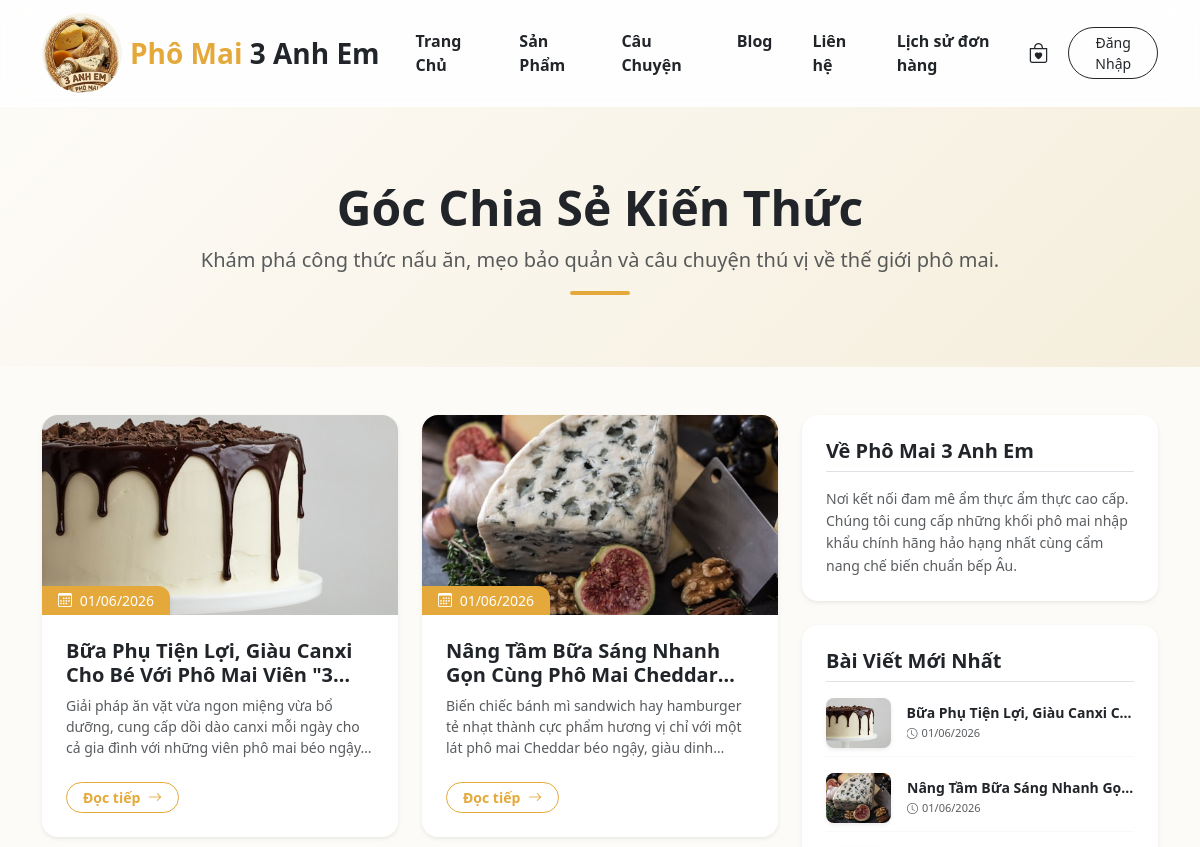
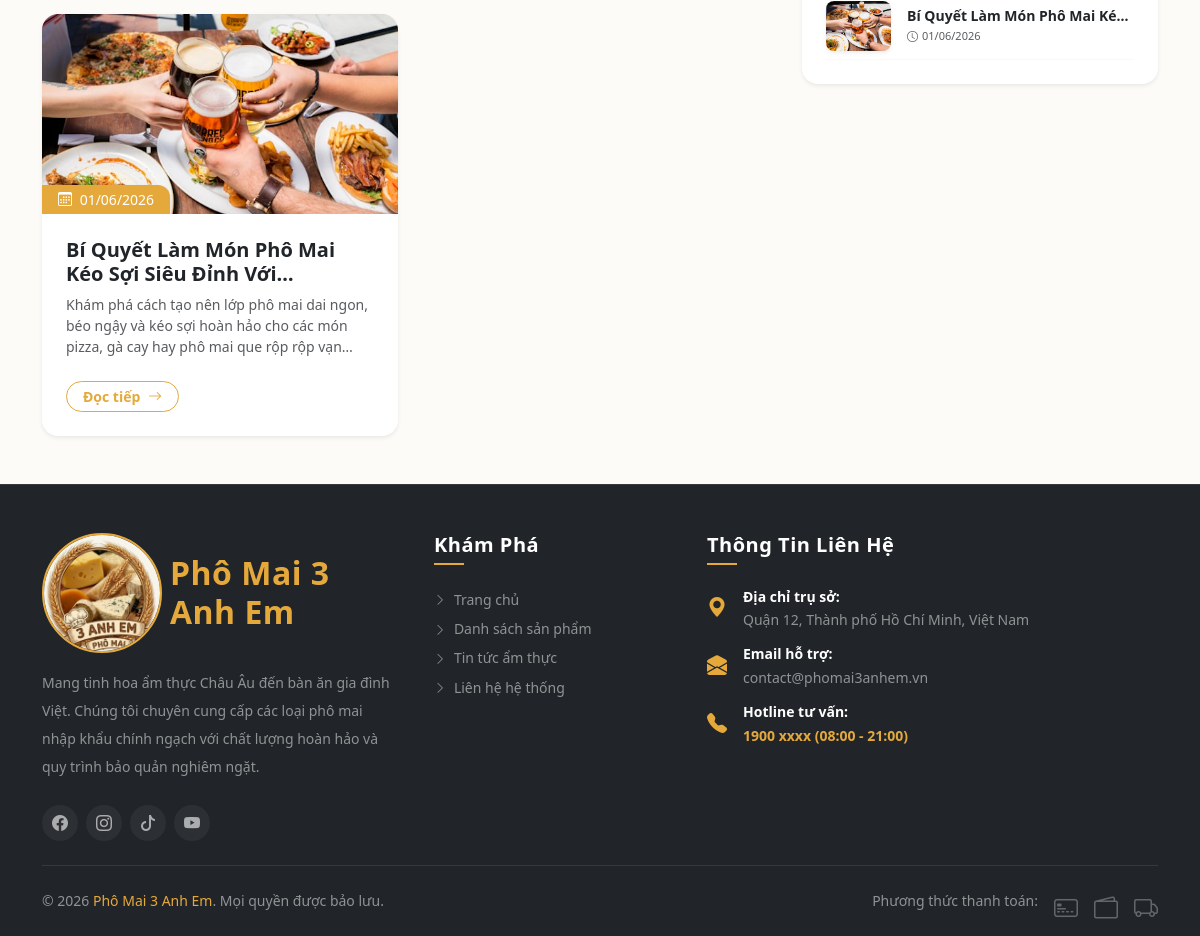
/phomai3anhem/Blog.php, run on the app's committed database (2 pictures, top to bottom).
### tables this page shows
CREATE TABLE `posts` (
  `id` int(11) NOT NULL,
  `title` varchar(255) NOT NULL,
  `slug` varchar(255) NOT NULL,
  `image` varchar(255) DEFAULT 'default-post.jpg',
  `summary` varchar(500) DEFAULT NULL,
  `content` text NOT NULL,
  `is_featured` tinyint(1) NOT NULL DEFAULT 0,
  `created_at` timestamp NOT NULL DEFAULT current_timestamp()
);

### phomai3anhem/Blog.php (the view, shortened to what this page needs)
<?php
include_once 'config/db.php';
include_once 'includes/header.php';
$stmt_all = $pdo->query("SELECT * FROM posts ORDER BY id DESC");
$posts = $stmt_all->fetchAll();
$stmt_recent = $pdo->query("SELECT * FROM posts ORDER BY id DESC LIMIT 3");
$recent_posts = $stmt_recent->fetchAll();
?>
<div class="blog-banner py-5 mb-5 bg-light position-relative overflow-hidden" style="background: linear-gradient(135deg, #fdfbf7 0%, #f5eedc 100%);">
    <div class="container py-4 text-center" data-aos="fade-down">
        <h1 class="fw-bold text-dark display-5 mb-2">Góc Chia Sẻ Kiến Thức</h1>
        <p class="text-muted lead mb-0">Khám phá công thức nấu ăn, mẹo bảo quản và câu chuyện thú vị về thế giới phô mai.</p>
        <div class="mx-auto mt-3 bg-gold rounded-pill" style="width: 60px; height: 4px;"></div>
    </div>
</div>
<div class="container mb-5">
    <div class="row g-4">
        <div class="col-lg-8">
            <div class="row g-4">
                <?php if (count($posts) > 0): ?>
                    <?php foreach ($posts as $post): ?>
                        <div class="col-md-6 col-12" data-aos="fade-up">
                            <div class="card h-100 border-0 shadow-sm rounded-4 overflow-hidden blog-card bg-white">
                                <div class="position-relative overflow-hidden" style="height: 200px;">
                                    <img src="assets/img/<?= !empty($post['image']) ? $post['image'] : 'default-post.jpg'; ?>"
                                         class="w-100 h-100 object-fit-cover blog-img"
                                         alt="<?= htmlspecialchars($post['title']); ?>">
                                    <span class="position-absolute bottom-0 start-0 bg-gold text-white px-3 py-1 small rounded-tr-4 font-semibold shadow-sm">
                                        <i class="bi bi-calendar3 me-1"></i> <?= date('d/m/Y', strtotime($post['created_at'])); ?>
                                    </span>
                                </div>
                                <div class="card-body p-4 d-flex flex-column">
                                    <h5 class="fw-bold text-dark mb-2 line-clamp-2 hover-gold-text">
                                        <a href="blog-detail.php?slug=<?= $post['slug']; ?>" class="text-decoration-none text-dark">
                                            <?= htmlspecialchars($post['title']); ?>
                                        </a>
                                    </h5>
                                    <p class="text-muted small mb-4 flex-grow-1 line-clamp-3">
                                        <?= htmlspecialchars($post['summary'] ?? 'Bấm xem chi tiết để khám phá những kiến thức bổ ích về món ăn này...'); ?>
                                    </p>
                                    <div class="mt-auto">
                                        <a href="blog-detail.php?slug=<?= $post['slug']; ?>" class="btn btn-sm btn-outline-gold rounded-pill px-3 fw-bold small transition-all">
                                            Đọc tiếp <i class="bi bi-arrow-right ms-1"></i>
                                        </a>
                                    </div>
                                </div>
                            </div>
                        </div>
                    <?php endforeach; ?>
                <?php endif; ?>
            </div>
        </div>
        <div class="col-lg-4">
            <div class="card border-0 shadow-sm rounded-4 p-4 mb-4 bg-white" data-aos="fade-left">
                <h5 class="fw-bold text-dark border-bottom pb-2 mb-3">Về Phô Mai 3 Anh Em</h5>
                <p class="text-muted small mb-0" style="line-height: 1.6;">
                    Nơi kết nối đam mê ẩm thực ẩm thực cao cấp. Chúng tôi cung cấp những khối phô mai nhập khẩu chính hãng hảo hạng nhất cùng cẩm nang chế biến chuẩn bếp Âu.
                </p>
            </div>
            <div class="card border-0 shadow-sm rounded-4 p-4 bg-white position-sticky" style="top: 90px;" data-aos="fade-left" data-aos-delay="100">
                <h5 class="fw-bold text-dark border-bottom pb-2 mb-3">Bài Viết Mới Nhất</h5>
                <div class="d-flex flex-column gap-3">
                    <?php if (count($recent_posts) > 0): ?>
                        <?php foreach ($recent_posts as $r_post): ?>
                            <div class="d-flex align-items-center gap-3 pb-2 border-bottom border-light">
                                <img src="assets/img/<?= !empty($r_post['image']) ? $r_post['image'] : 'default-post.jpg'; ?>"
                                     class="rounded-3 object-fit-cover shadow-sm" style="width: 65px; height: 50px;" alt="">
                                <div class="overflow-hidden">
                                    <h6 class="text-dark small fw-bold mb-1 text-truncate">
                                        <a href="blog-detail.php?slug=<?= $r_post['slug']; ?>" class="text-decoration-none text-dark hover-gold-text">
                                            <?= htmlspecialchars($r_post['title']); ?>
                                        </a>
                                    </h6>
                                    <small class="text-muted d-block" style="font-size: 11px;">
                                        <i class="bi bi-clock me-1"></i><?= date('d/m/Y', strtotime($r_post['created_at'])); ?>
                                    </small>
                                </div>
                            </div>
                        <?php endforeach; ?>
                    <?php else: ?>
                        <small class="text-muted">Chưa có bài viết mới cập nhật.</small>
                    <?php endif; ?>
                </div>
            </div>
        </div>
    </div>
</div>
<?php include_once 'includes/footer.php'; ?>

### phomai3anhem/includes/header.php (style rules this page uses)
:root { --primary-gold: #E5A93B; --bg-cream: #FDFBF7; --text-charcoal: #2C2C2C; --glass-bg: rgba(255, 255, 255, 0.8); --glass-border: rgba(255, 255, 255, 0.4); --glass-blur: blur(12px); }
body { background-color: var(--bg-cream); color: var(--text-charcoal); font-family: 'Segoe UI', Tahoma, Geneva, Verdana, sans-serif; overflow-x: hidden; }

### phomai3anhem/Blog.php (style rules this page uses)
:root { --gold-color: #E5A93B; --gold-hover: #C98F2A; }
.bg-gold { background-color: var(--gold-color) !important; }
.btn-outline-gold { color: var(--gold-color); border-color: var(--gold-color); }
.blog-card { transition: all 0.3s cubic-bezier(0.25, 0.8, 0.25, 1); }
.blog-img { transition: transform 0.5s ease; }
.rounded-tr-4 { border-top-right-radius: 12px !important; }
.line-clamp-2 { display: -webkit-box; -webkit-line-clamp: 2; -webkit-box-orient: vertical; overflow: hidden; }
.line-clamp-3 { display: -webkit-box; -webkit-line-clamp: 3; -webkit-box-orient: vertical; overflow: hidden; }

### data on the page
posts: image (picture), created_at "01/06/2026", title "Bữa Phụ Tiện Lợi, Giàu Canxi Cho Bé Với Phô Mai Viên…", summary "Giải pháp ăn vặt vừa ngon miệng vừa bổ dưỡng, cung cấp dồi dào canxi mỗi ngày cho cả gia đình với những viên phô mai béo…", title "Bữa Phụ Tiện Lợi, Giàu Canxi C…"
posts: image (picture), created_at "01/06/2026", title "Nâng Tầm Bữa Sáng Nhanh Gọn Cùng Phô Mai…", summary "Biến chiếc bánh mì sandwich hay hamburger tẻ nhạt thành cực phẩm hương vị chỉ với một lát phô mai Cheddar béo ngậy, giàu…", title "Nâng Tầm Bữa Sáng Nhanh Gọ…"
posts: image (picture), created_at "01/06/2026", title "Bí Quyết Làm Món Phô Mai Kéo Sợi Siêu Đỉnh…", summary "Khám phá cách tạo nên lớp phô mai dai ngon, béo ngậy và kéo sợi hoàn hảo cho các món pizza, gà cay hay phô mai que rộp rộp…", title "Bí Quyết Làm Món Phô Mai Ké…"
